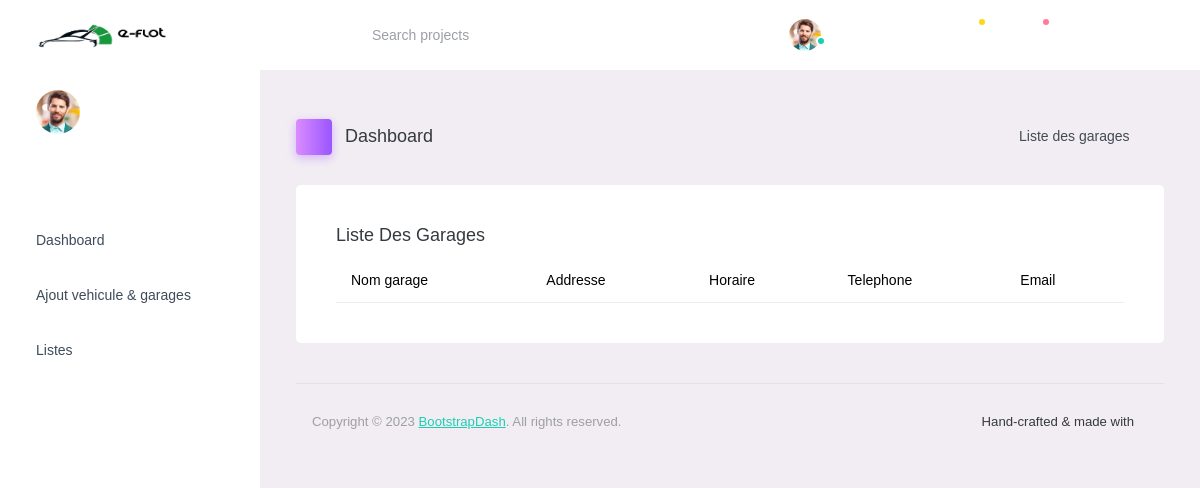
/Tableau/de/board/liste/garages/, run on an earlier commit of the app's database.
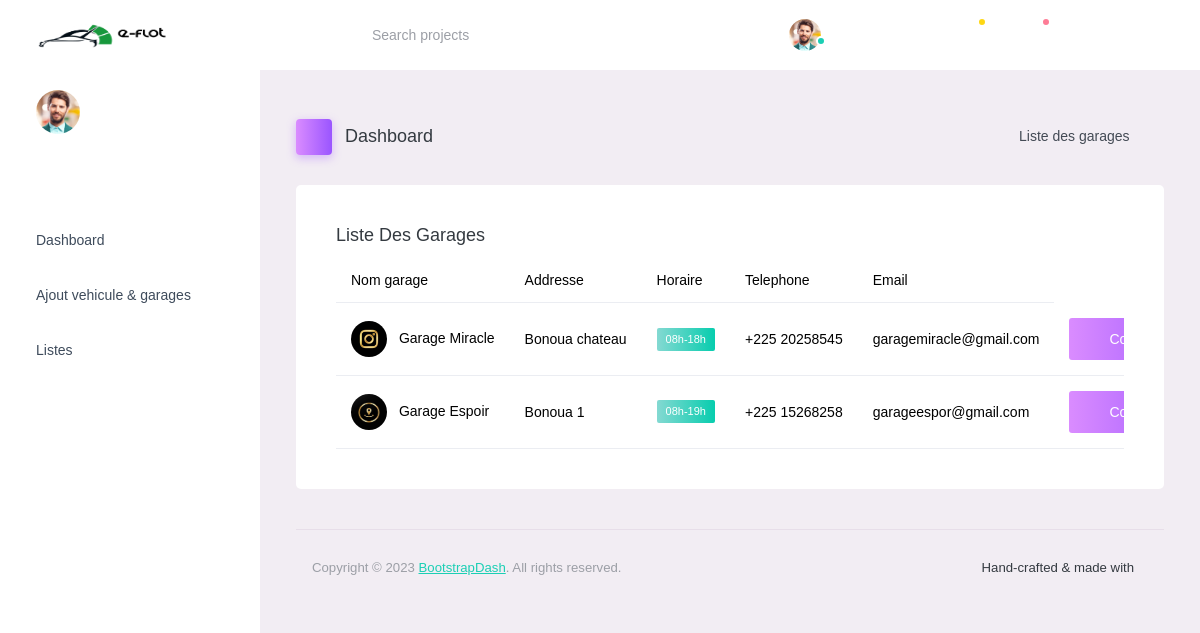
And on a later commit of the database.
### admin_dashboard/models.py (models this page shows, shortened)
class Garage(models.Model):
    name = models.CharField(max_length=100)
    adresse = models.CharField(max_length=100)
    telephone = models.CharField(max_length=100)
    site_web = models.CharField(max_length=100)
    email = models.CharField(max_length=100)
    horaire = models.CharField(max_length=100)
    service = models.CharField(max_length=100)
    photo_garage = models.ImageField(upload_to='photo_garage/')
    logo_garage = models.ImageField(upload_to='logo_garare/')
    status = models.BooleanField(default= True)
    date_add = models.DateTimeField(auto_now= True)
    date_update = models.DateTimeField(auto_now= True)

### admin_dashboard/views.py (the view)
# urls.py: path('Tableau/de/board/liste/garages/', list_garage, name='liste_garage'),
def list_garage(request):
    garages = Garage.objects.all().order_by('-id')
    datas = {
        'garages': garages,
    }
    return render(request, 'dist/pages/gestion/liste-garage.html', datas)

### admin_dashboard/templates/dist/pages/gestion/liste-garage.html (shortened to what this page needs)
{% extends 'dist/base.html' %}
{% load static %}
{% block content %}
   <div class="main-panel">
          <div class="content-wrapper">
            <div class="page-header">
              <h3 class="page-title">
                <span
                  class="page-title-icon bg-gradient-primary text-white me-2"
                >
                  <i class="mdi mdi-home"></i>
                </span>
                Dashboard
              </h3>
              <nav aria-label="breadcrumb">
                <ul class="breadcrumb">
                  <li class="breadcrumb-item active" aria-current="page">
                    Liste des garages
                    <i
                      class="mdi mdi-alert-circle-outline icon-sm text-primary align-middle"
                    ></i>
                  </li>
                </ul>
              </nav>
            </div>
            <div class="row">
              <div class="col-12 grid-margin">
                <div class="card">
                  <div class="card-body">
                    <h4 class="card-title">Liste des garages</h4>
                    <div class="table-responsive">
                      <table class="table">
                        <thead>
                          <tr>
                            <th>Nom garage</th>
                            <th>Addresse</th>
                            <th>Horaire</th>
                            <th>Telephone</th>
                            <th>Email</th>
                          </tr>
                        </thead>
                        {% for garage in garages %}
                        <tbody>
                          <tr>
                            <td>
                              <img
                                src="{{ garage.logo_garage.url }}"
                                class="me-2"
                                alt="image"
                              />
                              {{ garage.name }}
                            </td>
                            <td>{{ garage.adresse }}</td>
                            <td>
                              <label class="badge badge-gradient-success"
                                >{{garage.horaire}}</label
                              >
                            </td>
                            <td>+225 {{garage.telephone}}</td>
                            <td>{{garage.email}}</td>
                            <td><a class="btn btn-gradient-primary" href="">Consulter</a></td>
                          </tr>
                        </tbody>
                        {% endfor %}
                      </table>
                    </div>
                  </div>
                </div>
              </div>
            </div>
          <footer class="footer">
            <div
              class="d-sm-flex justify-content-center justify-content-sm-between"
            >
              <span
                class="text-muted text-center text-sm-left d-block d-sm-inline-block"
                >Copyright © 2023
                <a href="https://www.bootstrapdash.com/" target="_blank"
                  >BootstrapDash</a
                >. All rights reserved.</span
              >
              <span
                class="float-none float-sm-right d-block mt-1 mt-sm-0 text-center"
                >Hand-crafted & made with
                <i class="mdi mdi-heart text-danger"></i
              ></span>
            </div>
          </footer>
        </div>
      </div>
    </div>
  </body>
</html>
{% endblock content %}

### admin_dashboard/templates/dist/base.html (shortened to what this page needs)
{% load static %}
<!DOCTYPE html>
<html lang="en">
  <head>
    <link
      rel="stylesheet"
      href="{% static 'assets/vendors/mdi/css/materialdesignicons.min.css' %}"
    />
    <link
      rel="stylesheet"
      href="{% static 'assets/vendors/ti-icons/css/themify-icons.css' %}"
    />
    <link
      rel="stylesheet"
      href="{% static 'assets/vendors/css/vendor.bundle.base.css' %}"
    />
    <link
      rel="stylesheet"
      href="{% static 'assets/vendors/font-awesome/css/font-awesome.min.css' %}"
    />
    <link
      rel="stylesheet"
      href="{% static 'assets/vendors/bootstrap-datepicker/bootstrap-datepicker.min.css' %}"
    />
    <link
      rel="stylesheet"
      href="{% static 'assets/vendors/ti-icons/css/themify-icons.css' %}"
    />
    <link
      rel="stylesheet"
      href="{% static 'assets/vendors/font-awesome/css/font-awesome.min.css' %}"
    />
    <link rel="stylesheet" href="{% static 'assets/css/style.css' %}" />
  </head>
  <body>
    <div class="container-scroller">
      <nav
        class="navbar default-layout-navbar col-lg-12 col-12 p-0 fixed-top d-flex flex-row"
      >
        <div
          class="text-center navbar-brand-wrapper d-flex align-items-center justify-content-start"
        >
          <a class="navbar-brand brand-logo" href="index.html"
            ><img src="{% static 'assets/images/ee copie 2.png' %}" alt="logo"
          /></a>
        </div>
        <div class="navbar-menu-wrapper d-flex align-items-stretch">
          <button
            class="navbar-toggler navbar-toggler align-self-center"
            type="button"
            data-toggle="minimize"
          >
            <span class="mdi mdi-menu"></span>
          </button>
          <div class="search-field d-none d-md-block">
            <form class="d-flex align-items-center h-100" action="#">
              <div class="input-group">
                <div class="input-group-prepend bg-transparent">
                  <i class="input-group-text border-0 mdi mdi-magnify"></i>
                </div>
                <input
                  type="text"
                  class="form-control bg-transparent border-0"
                  placeholder="Search projects"
                />
              </div>
            </form>
          </div>
          <ul class="navbar-nav navbar-nav-right">
            <li class="nav-item nav-profile dropdown">
              <a
                class="nav-link dropdown-toggle"
                id="profileDropdown"
                href="#"
                data-bs-toggle="dropdown"
                aria-expanded="false"
              >
                <div class="nav-profile-img">
                  <img
                    src="{% static 'assets/images/faces/face1.jpg' %}"
                    alt="image"
                  />
                  <span class="availability-status online"></span>
                </div>
              </a>
            </li>
            <li class="nav-item d-none d-lg-block full-screen-link">
              <a class="nav-link">
                <i class="mdi mdi-fullscreen" id="fullscreen-button"></i>
              </a>
            </li>
            <li class="nav-item dropdown">
              <a
                class="nav-link count-indicator dropdown-toggle"
                id="messageDropdown"
                href="#"
                data-bs-toggle="dropdown"
                aria-expanded="false"
              >
                <i class="mdi mdi-email-outline"></i>
                <span class="count-symbol bg-warning"></span>
              </a>
            </li>
            <li class="nav-item dropdown">
              <a
                class="nav-link count-indicator dropdown-toggle"
                id="notificationDropdown"
                href="#"
                data-bs-toggle="dropdown"
              >
                <i class="mdi mdi-bell-outline"></i>
                <span class="count-symbol bg-danger"></span>
              </a>
            </li>
            <li class="nav-item nav-logout d-none d-lg-block">
              <a class="nav-link" href="#">
                <i class="mdi mdi-power"></i>
              </a>
            </li>
            <li class="nav-item nav-settings d-none d-lg-block">
              <a class="nav-link" href="#">
                <i class="mdi mdi-format-line-spacing"></i>
              </a>
            </li>
          </ul>
        </div>
      </nav>
      <div class="container-fluid page-body-wrapper">
        <nav class="sidebar sidebar-offcanvas" id="sidebar">
          <ul class="nav">
            <li class="nav-item nav-profile">
              <a href="#" class="nav-link">
                <div class="nav-profile-image">
                  <img
                    src="{% static 'assets/images/faces/face1.jpg' %}"
                    alt="profile"
                  />
                </div>
                <div class="nav-profile-text d-flex flex-column">
                <i
                  class="mdi mdi-bookmark-check text-success nav-profile-badge"
                ></i>
              </a>
            </li>
            <li class="nav-item">
              <a class="nav-link" href="">
                <span class="menu-title">Dashboard</span>
                <i class="mdi mdi-home menu-icon"></i>
              </a>
            </li>
            <li class="nav-item">
              <a
                class="nav-link"
                data-bs-toggle="collapse"
                href="#tables"
                aria-expanded="false"
                aria-controls="tables"
              >
                <span class="menu-title">Ajout vehicule & garages</span>
                <i class="mdi mdi-table-large menu-icon"></i>
              </a>
            </li>
            <li class="nav-item">
              <a
                class="nav-link"
                data-bs-toggle="collapse"
                href="#auth"
                aria-expanded="false"
                aria-controls="auth"
              >
                <span class="menu-title">Listes</span>
                <i class="menu-arrow"></i>
                <i class="mdi mdi-lock menu-icon"></i>
              </a>
          </ul>
        </nav>
        {% block content %} {% endblock content %}
  </body>
</html>

What changed in the data, as far as the page shows it:
added Garage: logo_garage (picture), name "Garage Miracle", adresse "Bonoua chateau", horaire "08h-18h", telephone "20258545", email "garagemiracle@gmail.com"
added Garage: logo_garage (picture), name "Garage Espoir", adresse "Bonoua 1", horaire "08h-19h", telephone "15268258", email "garageespor@gmail.com"
